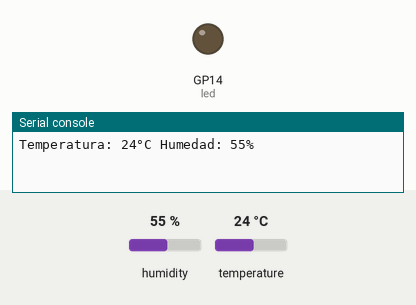
Bench run of a program on a simulated Raspberry Pi Pico running MicroPython. Shown: output pins drawn as LEDs (lit = HIGH), the last lines printed to the serial console. Inputs (shaded band) come from the test bench; at power-on: temperature 24 °C, humidity 55 %.

Above: at 1.2 s.
1.3 s: temperature set to 29 °C
4.2 s: temperature set to 32 °C
At 6.5 s:
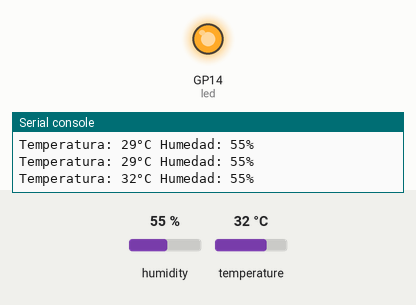
7.6 s: temperature set to 12 °C
At 10.1 s:
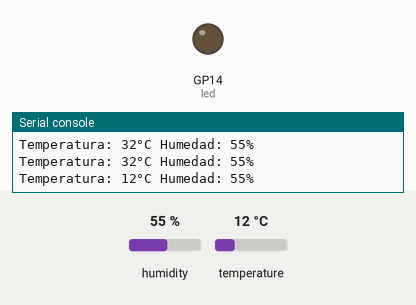
10.7 s: temperature set to 33 °C
At 13.7 s:
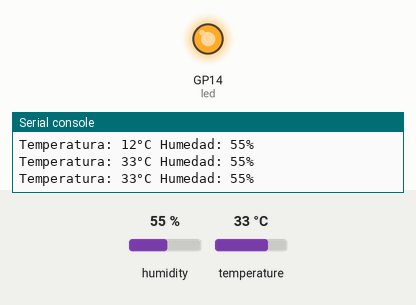
Timing chart, 0 to 14.7 s (numbered marks = the images above; inputs shaded):
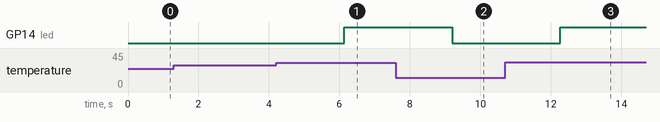

Measured:
- the behaviour switches between 30 and 31 °C on temperature (found by bisection; images 0 and 1)
- after the input at 4.2 s, GP14 (led): LOW → HIGH after 1.9 s
- after the input at 7.6 s, GP14 (led): HIGH → LOW after 1.6 s
- after the input at 10.7 s, GP14 (led): LOW → HIGH after 1.6 s

The program:

Clase_6__Sensor_de_Temperatura_DHT11_.py
```python
#Declaramos libreras
import dht #Incluida en el Firmware
from machine import Pin
import time

Sensor = dht.DHT11(Pin(15))

led = Pin(14,Pin.OUT)

while True:

    Sensor.measure()
    temp = Sensor.temperature()
    hum = Sensor.humidity()
    time.sleep(1)  # Son 5 segundos

    print(f"Temperatura: {temp}°C Humedad: {hum}%")

    if temp > 30:
        led.value(1)
    else:
        led.value(0)
```
